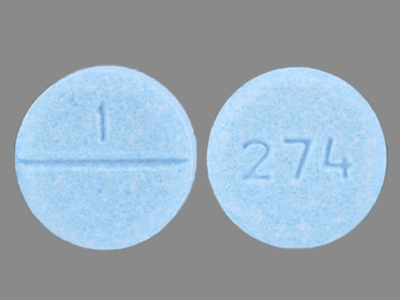
#> input picture test_img.png, 400 x 300 px
$ python smoothing_and_blurring.py --image test_img.png
#> lines starting #> are read from the running program, lines starting #| are printed output that depends on the picture
# -*- coding: utf-8 -*-
"""
Created on Thu Jun 14 15:03:41 2018

@author: Anuj Rohilla
"""
#importing the required modules
import cv2
import argparse
import numpy as np

#creating the command line argument
arg = argparse.ArgumentParser()
arg.add_argument("-i","--image",required = True, help = "Path of the image")
args = vars(arg.parse_args())

#loading the image
image = cv2.imread(args["image"])
#> image is the input picture: shape (300, 400, 3); mean B, G, R 183.3, 169.7, 152.7

#displaying the original image
cv2.imshow("Original Image", image)

#Average Blur (take mean of neighboring pixels)
blured = np.hstack([cv2.blur(image, (3,3)),
                    cv2.blur(image, (5,5)),
                    cv2.blur(image, (7,7))])
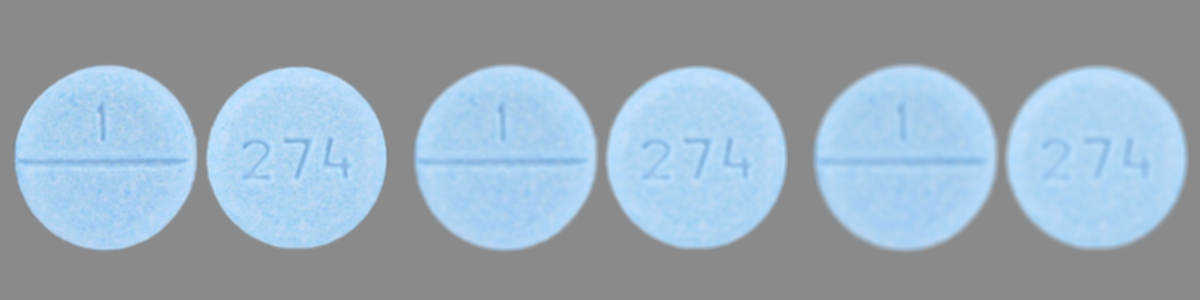
#> blured: shape (300, 1200, 3); mean B, G, R 183.3, 169.7, 152.7

#Displaying average blurred image
cv2.imshow("Average Blur", blured)

#Gaussian Blur (take weighted mean of neighboring pixels i.e more weight to near neighbours)
blured = np.hstack([cv2.GaussianBlur(image, (3,3), 0),
                    cv2.GaussianBlur(image, (5,5), 0),
                    cv2.GaussianBlur(image, (7,7), 0)])

#Displaying Gaussian blurred image
cv2.imshow("Gaussian Blur", blured)

#Medain Blur (take median of neighboring pixels, used to remove salt and pepper noise)
blured = np.hstack([cv2.medianBlur(image, 3),
                    cv2.medianBlur(image, 5),
                    cv2.medianBlur(image, 7)])

#Displaying Median blurred image
cv2.imshow("Median Blur", blured)

#Bilateral Blur (it is used to preserve the edges of the objectss)
blured = np.hstack([cv2.bilateralFilter(image, 3, 21, 21),
                    cv2.bilateralFilter(image, 5, 31, 31),
                    cv2.bilateralFilter(image, 7, 41, 41)])

#Displaying Bilateral blurred image
cv2.imshow("Bilateral Blur", blured)
cv2.waitKey(0)
